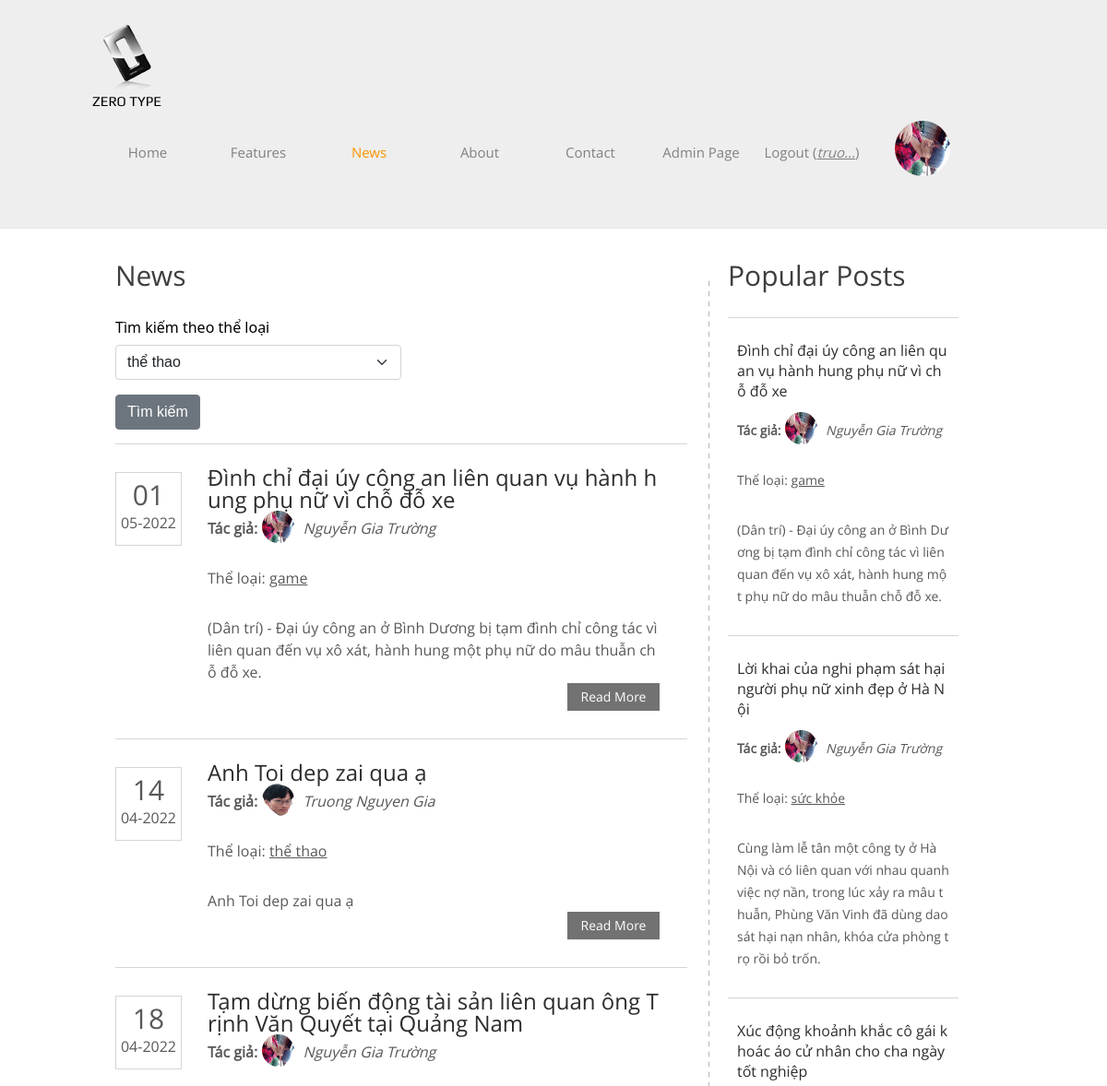
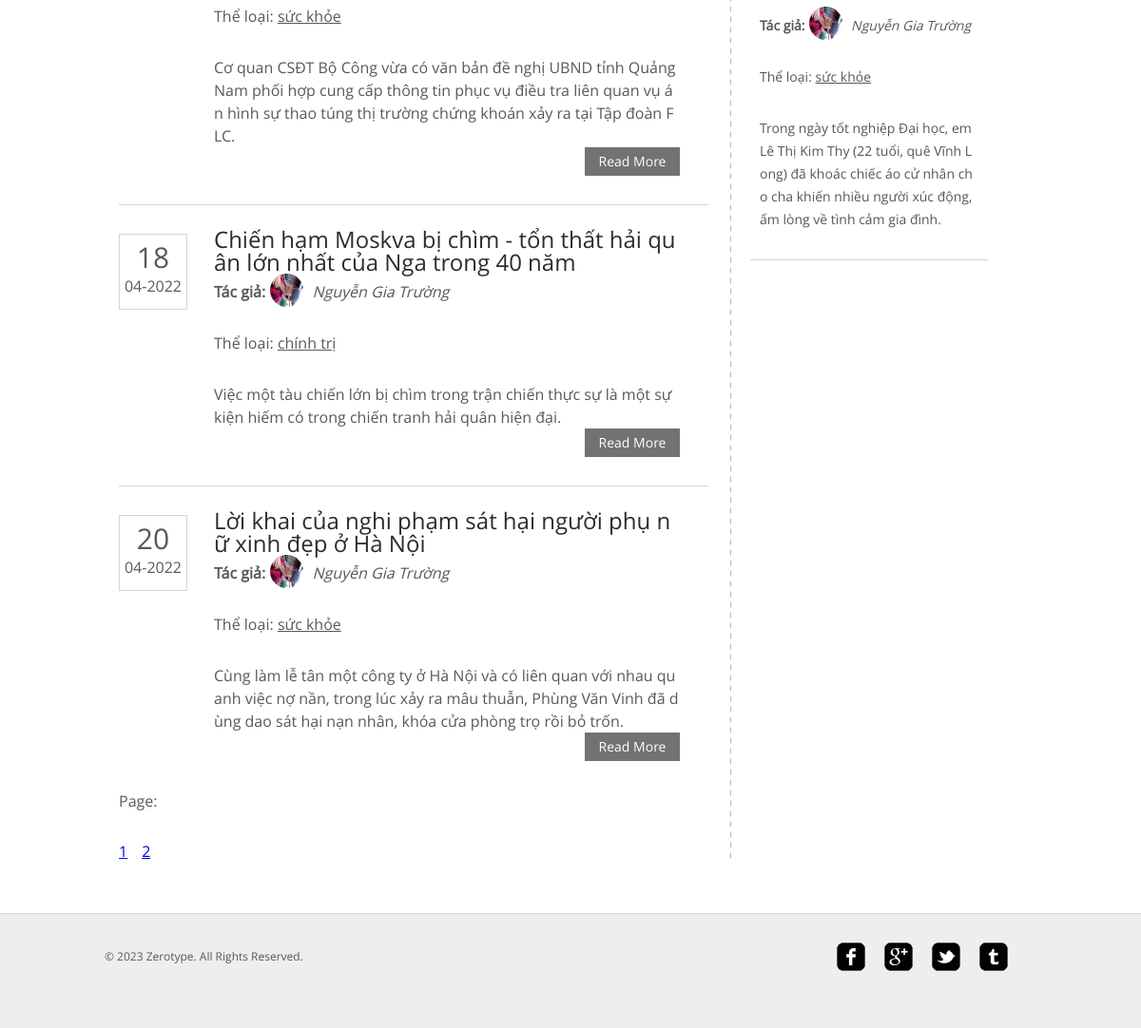
Page /news.php (signed in) on the committed database (2 pictures, top to bottom).
### tables this page shows
CREATE TABLE `user` (
  `id` int(11) NOT NULL,
  `email` varchar(100) NOT NULL,
  `username` varchar(100) NOT NULL,
  `password` varchar(100) NOT NULL,
  `avatar` varchar(255) NOT NULL,
  `fullname` varchar(255) NOT NULL,
  `gender` varchar(6) NOT NULL,
  `favorite` varchar(255) NOT NULL,
  `role` varchar(5) NOT NULL
);

CREATE TABLE `news` (
  `id` int(11) NOT NULL,
  `author` int(11) NOT NULL,
  `title` varchar(255) NOT NULL,
  `date` date NOT NULL,
  `short_content` text NOT NULL,
  `long_content` text NOT NULL,
  `status` int(11) NOT NULL,
  `category_id` int(11) NOT NULL
);

CREATE TABLE `category` (
  `id` int(11) NOT NULL,
  `name` varchar(255) NOT NULL
);

### controll.php (called while the page is built, shortened)
<?php
include('connect.php');
class AbstractQuery{
    public function convertShortContent($content){
        return strlen($content) < 4 ? $content : substr($content,0,4)."...";
    }
    public function getAvatarByUserId($id){
        global $conn;
        $sql="select avatar from user where id = $id";
        $run = mysqli_query($conn,$sql)->fetch_assoc();
        return $run;
    }
    public function loginGetValue($username,$password){
        global $conn;
        $sql="select * from user where username = '$username' and password = '$password'";
        $run = mysqli_query($conn,$sql);
        return $run;
    }
    public function loginWithCookie(){
        if(isset($_COOKIE['username']) && isset($_COOKIE['password'])) {
            $username= $_COOKIE['username'];
            $password= $_COOKIE['password'];
            $run = $this->loginGetValue($username,$password);
            return $run->num_rows > 0 ? $run : null;
        }
        return null;
    }
    public function getAllNews(){
        global $conn;
        $sql="select * from news where status=1";
        $run = mysqli_query($conn,$sql);
        return $run;
    }
    public function getAllNewsByPageAble($index,$offset){
        global $conn;
        $sql="select * from news where status=1 limit $index,$offset";
        $run = mysqli_query($conn,$sql);
        return $run;
    }
    public function getFullNameFromUserId($id){
        global $conn;
        $sql="select fullname from user where id=$id";
        $run = mysqli_query($conn,$sql);
        while($row = $run->fetch_assoc()) {
            return $row['fullname'];
        }
        return null;
    }
    public function getNewsByTop3(){
        global $conn;
        $sql="select * from news where status=1 order by date desc limit 0,3";
        $run = mysqli_query($conn,$sql);
        return $run;
    }
    public function getAllCategory(){
        global $conn;
        $sql= "select * from category";
        $run = mysqli_query($conn,$sql);
        return $run;
    }
    public function getCategoryById($id){
        global $conn;
        $sql= "select * from category where id = $id";
        $run = mysqli_query($conn,$sql);
        return $run->fetch_assoc();
    }
}
?>

### page.php (called while the page is built, shortened)
<?php
    class PageAble{
        public $current_page,$limit,$total;
        function __construct($total) {
            $this->current_page = isset($_GET['page']) ? $_GET['page'] : 1;
            $this->limit = 5;
            $this->total = $total;
        }
        public function getTotalPage(){
            return ceil($this->total / $this->limit);
        }
        public function getStart(){
            return ($this->current_page - 1) * $this->limit;
        }
    }
?>

### news.php (the view, shortened to what this page needs)
<!DOCTYPE HTML>
<html>
<head>
	<link rel="stylesheet" href="css/style.css" type="text/css">
	<link rel="stylesheet" href="css/style2.css" type="text/css">
	<link rel="stylesheet" href="css/styleform.css" type="text/css">
</head>
<body>
	<div id="header">
		<div>
			<div class="logo">
				<a href="index.php">Zero Type</a>
			</div>
			<ul id="navigation">
				<li>
					<a href="index.php">Home</a>
				</li>
				<li>
					<a href="features.php">Features</a>
				</li>
				<li class="active">
					<a href="news.php">News</a>
				</li>
				<li>
					<a href="about.php">About</a>
				</li>
				<li>
					<a href="contact.php">Contact</a>
				</li>
				<?php
				include("filterwithcookie.php");
				?>
				<li>
				<div class="avatar">
                    <?php
                    global $query;
                    $run = $query->loginGetValue($_COOKIE['username'],$_COOKIE['password']);
                        if($run->num_rows > 0){
                            $row = $run->fetch_assoc();
                            echo "<a href='/zerotype/profile/updateProfile.php'><img src=".$row['avatar']." width='60' height='60' style='border-radius:50%;'></a>";
                        }
                    ?>
				</div>
				</li>
			</ul>
		</div>
	</div>
	<div id="contents">
		<div class="main">
			<h1>News</h1>
			<ul class="news">
			<form style="width:50%;" method="POST" enctype="multipart/form-data" id="HDpro">
				<div class="mb-3" id="search-left">
					<label>Tìm kiếm theo thể loại</label>
					<select class="form-select" class="form-control" name="category_id">
						<?php
							global $query;
							$categories = $query->getAllCategory();
							foreach($categories as $category){
						?>
						<option value="<?php echo $category['id'] ?>"><?php echo $category['name']?></option>
						<?php
							}
						?>
					</select>
					<input style="margin-bottom: 15px;" type="submit"name="submit_category_choice" value="Tìm kiếm">
				</div>
			</form>
				<?php
					$query = new AbstractQuery();
					include("page.php");
					if(isset($_GET['category_id'])==null){
						$total_page = $query->getAllNews()->num_rows;
						$page = new PageAble($total_page);
						$run = $query->getAllNewsByPageAble($page->getStart(), 5);
					}
					else{
						$total_page = $query->getAllPostByCategoryId($_GET['category_id'])->num_rows;
						$page = new PageAble($total_page);
						$run = $query->getAllPostByCategoryIdAndPageAble($page->getStart(), 5,$_GET['category_id']);
					}
					if($run){
						while($row = $run->fetch_assoc()) {
							$date = explode('-', $row['date']);
							echo
							'<li style="word-break: break-all;">
							<div class="date">
								<p>
									<span>'.date_format(date_create($row['date']),'d').'</span>
									'.$date[1].'-'.$date[0].'
								</p>
							</div>
							<h2>'.$row['title'].'<p><b>Tác giả:</b><img width="35" height="35" style="border-radius:50%; margin:0 5px; margin-bottom:-10px;" src="'
							.$query->getAvatarByUserId($row['author'])['avatar'].'" > <i>'
							.$query->getFullNameFromUserId($row['author']).'</i></p><p>Thể loại: <a href="/zerotype/news.php?category_id='.$row['category_id'].'">'
							.$query->getCategoryById($row['category_id'])['name']
							.'</a></p></h2>
							<p>'.$row['short_content'].'<span><a href="post.php?id='.$row['id'].'" class="more">Read More</a></span>'.'</p>
							</li>';
						}
					}
					echo "<p>Page: </p>";
					for($i=1;$i<=$page->getTotalPage();$i++){
						echo '<a style="margin-right:15px"; href="/zerotype/news.php?page='.$i.'">'.$i.'</a>';
					}
				?>
			</ul>
		</div>
		<div class="sidebar">
			<h1>Popular Posts</h1>
			<ul class="posts">
			<?php
					$query = new AbstractQuery();
					$run = $query->getNewsByTop3();
					if($run){
						while($row = $run->fetch_assoc()) {
							echo "
							<li style='word-break: break-all;'>
								<h4 class='title'><a href='post.php?id=".$row['id']."'>".$row['title']."</a></h4>
								<p><b>Tác giả:</b><img width='35' height='35' style='border-radius:50%; margin:0 5px; margin-bottom:-10px;' src='".$query->getAvatarByUserId($row['author'])['avatar']."' > <i>".$query->getFullNameFromUserId($row['author'])."</i></p>
								<p>Thể loại: <a href='/zerotype/news.php?category_id=".$row['category_id']."'>"
								.$query->getCategoryById($row['category_id'])['name']
								."</a></p>
								<p>
									".$row['short_content']."
								</p>
							</li>
							";
						}
					}
				?>
			</ul>
		</div>
	</div>
	<div id="footer">
		<div class="clearfix">
			<div id="connect">
				<a href="http://freewebsitetemplates.com/go/facebook/" target="_blank" class="facebook"></a><a href="http://freewebsitetemplates.com/go/googleplus/" target="_blank" class="googleplus"></a><a href="http://freewebsitetemplates.com/go/twitter/" target="_blank" class="twitter"></a><a href="http://www.freewebsitetemplates.com/misc/contact/" target="_blank" class="tumbler"></a>
			</div>
			<p>
				© 2023 Zerotype. All Rights Reserved.
			</p>
		</div>
	</div>
</body>
</html>

### filterwithcookie.php
<?php
include("controll.php");
$query = new AbstractQuery();
$checkCookie = $query->loginWithCookie();
if($checkCookie != null){
    while($row = $checkCookie->fetch_assoc()) {
        if($row['role']=="ADMIN"){
            echo '<li>
            <a href="/zerotype/admin.php">Admin Page</a>
            </li>';
        }
        echo '<li>
        <a href="/zerotype/logoutcookie.php">Logout (<u><i>'.$query->convertShortContent($row['username']).'</i></u>)</a>
        </li>
        <style>
        #register,#login{
            display: none;
        }
        </style>';
        break;
    }
}
else
    header('Location: login.php');
?>

### css/style.css (style rules this page uses)
body { background-color: #fff; font-family: 'OpenSans'; margin: 0; }
img { border: 0; }
.clearfix:after, #contents:after { clear: both; content: ""; display: block; height: 1%; line-height: 0; visibility: hidden; }
#header { background-color: #eee; border-bottom: 1px solid #e6e6e6; padding: 27px 0; }
#header>div, #footer>div { width: 920px; margin: 0 auto; padding: 0 20px; }
#header .logo { float: left; margin-right: 20px; }
#header .logo a { background: url(../images/logo.png) no-repeat center top; color: #000; display: block; font: 15px/30px 'Play'; height: 20px; width: 76px; padding-top: 68px; text-decoration: none; text-transform: uppercase; }
#navigation { display: inline-block; list-style: none; line-height: 100px; margin: 0; padding: 0; }
#navigation li { float: left; width: 160px; text-align: center; }
#navigation li a { color: #818181; font-size: 15px; line-height: 30px; text-decoration: none; }
#navigation li.active a { color: #f99600; }
#contents { min-height: 510px; width: 880px; margin: 0 auto; padding: 54px 40px; }
h1 { color: #3e3e3e; font-size: 30px; font-weight: normal; line-height: 30px; margin: 0 0 30px; }
h2 { color: #2c2c2c; font-size: 24px; font-weight: normal; line-height: 24px; margin: 0 0 12px; }
p { color: #585858; font-size: 16px; line-height: 24px; margin: 0 0 30px; }
p a { color: #585858; }
.date { float: left; height: 78px; width: 70px; margin-right: 20px; border: 1px solid #d5d5d5; text-align: center; }
.date p { margin: 12px 0 0; }
.date p span { display: block; font-size: 30px; margin-bottom: 6px; }
.more { background-color: #727272; color: #fff; display: inline-block; font-size: 14px; line-height: 30px; width: 100px; text-align: center; text-decoration: none; }
.main { float: left; background: url(../images/divider.png) repeat-y right top; min-height: 100px; width: 620px; padding-right: 24px; }
.main h1, .sidebar h1 { margin: 0 0 12px; position: relative; top: -18px; }
.sidebar { float: left; min-height: 848px; width: 216px; margin-left: 20px; }
.sidebar ul, .news { list-style: none; margin: 0; padding: 0; }
.news li { border-top: 1px solid #d5d5d5; padding: 24px 30px 0 100px; position: relative; }
.news li .date { float: none; position: absolute; left: 0; top: 30px; }
.news li>p span, .post>span { display: block; text-align: right; }
.posts { border-top: 1px solid #d5d5d5; }
.posts li { border-bottom: 1px solid #d5d5d5; padding: 24px 10px 0; }
.posts li p { font-size: 14px; }
.posts li .title { font-size: 16px; font-weight: normal; margin: 0 0 12px; }
.posts li .title a { color: #2c2c2c; font-size: 16px; text-decoration: none; }
#footer { background-color: #eee; border-top: 1px solid #d8d8d8; padding: 30px 0; }
#footer p { font-size: 12px; line-height: 30px; padding-left: 10px; }
#connect { float: right; display: inline-block; margin-right: 30px; }
#connect a { background: url(../images/icons.png) no-repeat; display: inline-block; height: 30px; width: 30px; margin: 0 10px; }
#connect a.googleplus { background-position: 0 -40px; }
#connect a.twitter { background-position: 0 -80px; }
#connect a.tumbler { background-position: 0 -120px; }

### css/style2.css (style rules this page uses)
#navigation li { float: left; width: 120px; text-align: center; }
#header>div, #footer>div { width: 1000px; margin: 0 auto; padding: 0 20px; }

### news.php (style rules this page uses)
#header>div, #footer>div { width: 1000px; }
.avatar { width: 100%; height: 100px; display: flex; justify-content: center; align-items: center; }
.sidebar { width: 250px; }
#contents { width: 950px; }

### rows in the picture
user: role "Admin Page", username "truo...", avatar (picture)
news: date "01", date "05", date "2022", title "Đình chỉ đại úy công an liên quan vụ hành hung phụ nữ vì chỗ đỗ xe", author.avatar (picture), author.fullname "Nguyễn Gia Trường", category.name "game", short_content "(Dân trí) - Đại úy công an ở Bình Dương bị tạm đình chỉ công tác vì liên quan đến vụ xô xát, hành hung một phụ nữ do mâu thuẫn chỗ đỗ xe."
news: date "14", date "04", date "2022", title "Anh Toi dep zai qua ạ", author.avatar (picture), author.fullname "Truong Nguyen Gia", category.name "thể thao", short_content "Anh Toi dep zai qua ạ"
news: date "18", date "04", date "2022", title "Tạm dừng biến động tài sản liên quan ông Trịnh Văn Quyết tại Quảng Nam", author.avatar (picture), author.fullname "Nguyễn Gia Trường", category.name "sức khỏe", short_content "Cơ quan CSĐT Bộ Công vừa có văn bản đề nghị UBND tỉnh Quảng Nam phối hợp cung cấp thông tin phục vụ điều tra liên quan vụ án hình sự thao túng thị trường chứng khoán xảy ra tại Tập đoàn FLC."
news: date "18", date "04", date "2022", title "Chiến hạm Moskva bị chìm - tổn thất hải quân lớn nhất của Nga trong 40 năm", author.avatar (picture), author.fullname "Nguyễn Gia Trường", category.name "chính trị", short_content "Việc một tàu chiến lớn bị chìm trong trận chiến thực sự là một sự kiện hiếm có trong chiến tranh hải quân hiện đại."
news: date "20", date "04", date "2022", title "Lời khai của nghi phạm sát hại người phụ nữ xinh đẹp ở Hà Nội", author.avatar (picture), author.fullname "Nguyễn Gia Trường", category.name "sức khỏe", short_content "Cùng làm lễ tân một công ty ở Hà Nội và có liên quan với nhau quanh việc nợ nần, trong lúc xảy ra mâu thuẫn, Phùng Văn Vinh đã dùng dao sát hại nạn nhân, khóa cửa phòng trọ rồi bỏ trốn."
news: title "Xúc động khoảnh khắc cô gái khoác áo cử nhân cho cha ngày tốt nghiệp", author.avatar (picture), author.fullname "Nguyễn Gia Trường", category.name "sức khỏe", short_content "Trong ngày tốt nghiệp Đại học, em Lê Thị Kim Thy (22 tuổi, quê Vĩnh Long) đã khoác chiếc áo cử nhân cho cha khiến nhiều người xúc động, ấm lòng về tình cảm gia đình."

### other values in the picture
form field category_id "thể thao"
